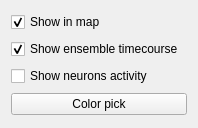
                <widget class="QWidget" name="page_4">
                 <property name="geometry">
                  <rect>
                   <x>0</x>
                   <y>0</y>
                   <width>198</width>
                   <height>128</height>
                  </rect>
                 </property>
                 <attribute name="label">
                  <string>PCA</string>
                 </attribute>
                 <layout class="QVBoxLayout" name="verticalLayout_68">
                  <item>
                   <widget class="QCheckBox" name="enscomp_check_coords_pca">
                    <property name="text">
                     <string>Show in map</string>
                    </property>
                    <property name="checked">
                     <bool>true</bool>
                    </property>
                   </widget>
                  </item>
                  <item>
                   <widget class="QCheckBox" name="enscomp_check_ens_pca">
                    <property name="text">
                     <string>Show ensemble timecourse</string>
                    </property>
                    <property name="checked">
                     <bool>true</bool>
                    </property>
                   </widget>
                  </item>
                  <item>
                   <widget class="QCheckBox" name="enscomp_check_neus_pca">
                    <property name="text">
                     <string>Show neurons activity</string>
                    </property>
                   </widget>
                  </item>
                  <item>
                   <widget class="QPushButton" name="enscomp_btn_color_pca">
                    <property name="text">
                     <string>Color pick</string>
                    </property>
                   </widget>
                  </item>
                 </layout>
                </widget>
